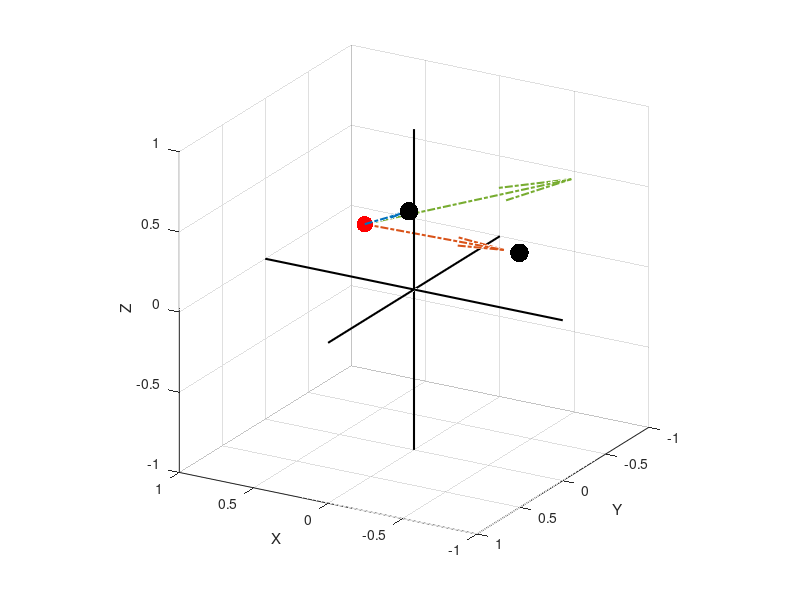

This chart was generated by the following MATLAB code: (Note: this script raises an error after producing the figure.)
clear all; clc; close all;
%%
global ng delta_t xg;
num_dof = 3;
ng = 3;
nd = 3;
nm = 2; %2-D interface in 3D world
cm = {[1,2], [3]};
w1 = 0.5;
w2 = 0.5;
delta_t = 0.05;
%CONFIDENCE ARRAYS 
conf_p = zeros(ng, 1);
conf_n = zeros(ng, 1);
conf_pp = zeros(ng, 1);
conf_nn = zeros(ng, 1);

Dkjp_c1 = zeros(nd, 1);
Dkjn_c1 = zeros(nd, 1);
Dkjp_c2 = zeros(nd, 1);
Dkjn_c2 = zeros(nd, 1);

Dkjp = zeros(nd, 1);
Dkjn = zeros(nd, 1);
Dkj = zeros(nd, 1);
Dcm = zeros(nm, 1);
kstar = 0;
cmstar = 0;
maxR = 0.5;
minR = -0.5;
minR  + (maxR - minR)*rand(1, ng);
xg = [minR  + (maxR - minR)*rand(1, ng); -rand(1, ng) - 0.02; 0.5*rand(1, ng) + 0.1] + rand(nd,1)*0.2 - rand(nd,1)*0.2; %random goal positions. These will be treated as fixed parameters.
pg0 = (1/ng)*ones(ng, 1);
pg = (1/ng)*ones(ng, 1);
project_time_list = [1,1,2,2]';
projected_pg_list = zeros(nd*ng, length(project_time_list));
xr = [0.405, -0.128, 0.287]';
%%
%PLOT GOALS AND ROBOT and UH
figure;
scatter3(xg(1,1:ng), xg(2,1:ng), xg(3,1:ng), 180, 'k', 'filled'); grid on; hold on;
xlabel('X'); ylabel('Y'); zlabel('Z');
scatter3(xr(1), xr(2), xr(3), 140, 'r', 'filled');
% quiver3(xr(1), xr(2), xr(3), uh(1), uh(2), uh(3), 0, 'LineWidth', 2, 'MaxHeadSize', 2); %current robot velocity arrow
for i=1:ng %vectors connecting robot and goals.
    quiver3(xr(1), xr(2), xr(3), xg(1,i) - xr(1), xg(2,i) - xr(2), xg(3,i) - xr(3), 'LineWidth', 1.5, 'LineStyle', '-.');
end
xrange = [-1,1]; %set axis limits
yrange = [-1,1];
zrange = [-1,1];
line(xrange, [0,0], [0,0], 'Color', 'k', 'LineWidth', 1.5); %draw x and y axes.
line([0,0], yrange, [0,0], 'Color', 'k','LineWidth', 1.5);
line([0,0], [0,0], zrange, 'Color', 'k','LineWidth', 1.5);
axis([xrange, yrange, zrange]);
axis square;
view([210,21]);
%%
total_time = 1;
T = 0:delta_t:total_time;
cell_pgs = cell(nm, 1); %for each dimension
cell_trajs = cell(nm, 1); %to collect trajectories for each. 
pgs = zeros(ng, length(T), ng); %probabilities for each goal (row), at each time step (column) for each uh towards each goal(3rd)
traj = zeros(nd, length(T), ng);
for i=1:ng
    pgs(:, 1, i) = (1/ng)*ones(ng, 1); %initialize pg0
    traj(:, 1, i) = xr;
end

%in each control mode, towards each goal, probabilities of ng goals. 
% for i=1:nm
%     for j=1:ng %for each goal compute uh from xr that would take it towards it 
%         uh = xg(:, j) - xr;
% %         uh = uh/norm(uh); %control command towards ith goal, unit magnitude. 
%         uh(uh ~= uh(i)) = 0; %extract the component along the allowable control dimension
% %         uh(uh == setdiff(uh, uh(cm{i))) = 0
%         uh = 0.2*(uh/norm(uh));
%         %apply the control command for T time and simulate dynamics and compute
%         %probabilities for each goal. 
%         traj = zeros(3, length(T));
%         traj(:, 1) = xr;
%         for k=1:length(T)-1
%              traj(:, k+1) = sim_dyn(traj(:, k), uh); %sim_dyn intenrally updates global robot state
%              pgs(:, k+1, j) = compute_p_of_g_dft(uh, traj(:,k), pgs(:, k, j));
%         end
%     end
%     cell_pgs{i} = pgs;
% end

for i=1:nm %for each mode
    for j=1:ng %for control commands towards each goal
        uh = xg(:, j) - xr;
        zero_dim = setdiff(1:nd,cm{i});
        for jj=1:length(zero_dim)
            uh(zero_dim(jj)) = 0;
        end
        uh = 0.2*(uh/norm(uh));
        for k=1:length(T)-1
             traj(:, k+1, j) = sim_dyn(traj(:, k, j), uh); %sim_dyn intenrally updates global robot state
             pgs(:, k+1, j) = compute_p_of_g_dft(uh, traj(:,k,j), pgs(:, k, j));
        end
    end
    cell_pgs{i} = pgs;
    cell_trajs{i} = traj;
end

%% plot trajectories
for i=1:nm
    for ii = 1:ng
        traj = cell_trajs{i}(:,:,ii);
        figure;
        for j=1:length(T)
            scatter3(traj(1, j), traj(2, j), traj(3, j), 'b', 'filled'); hold on;
        end
        xrange = [-1,1]; %set axis limits
        yrange = [-1,1];
        zrange = [-1,1];
        line(xrange, [0,0], [0,0], 'Color', 'k', 'LineWidth', 1.5); %draw x and y axes.
        line([0,0], yrange, [0,0], 'Color', 'k','LineWidth', 1.5);
        line([0,0], [0,0], zrange, 'Color', 'k','LineWidth', 1.5);
        axis([xrange, yrange, zrange]);
        axis square;
        view([210,21]);
    end
end
%%

for i=1:nm
    figure;
    
end
%%
min_ws = -0.5;
max_ws = 0.5;
num_steps = 8;
step_size = (max_ws - min_ws)/num_steps;
ax_p = (min_ws:step_size:max_ws)' +0.001;
[X,Y,Z] = meshgrid(ax_p);
ws_points = [X(:) Y(:) Z(:)];
disamb_modes = zeros(size(ws_points, 1), 1);
% xr = ws_points(i, :)';
